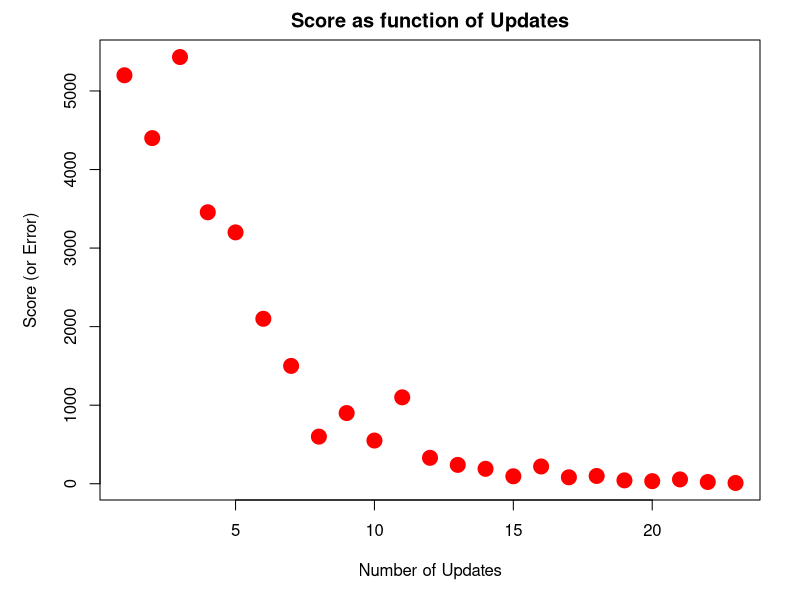

This chart was generated by the following R code:
## ---- chunk 1
x <- c(1,2,3,4,5,6,7,8,9,10,11,12,13,14,15,16,17,18,19,20,21,22,23)
y <- c(5200,4400,5432,3456,3200,2100,1500,600,900,550,1100,330,240,190,95,220,82,99,43,33,55,22,10)
par(mar=c(5,5,2,2))
plot(x,y, col='red', main="Score as function of Updates", 
     cex=2, pch=19, xlab="Number of Updates", ylab="Score (or Error)")
